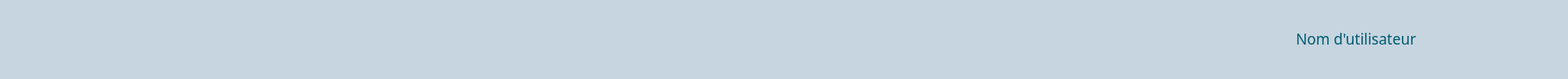
   <widget class="QWidget" name="up" native="true">
    <property name="geometry">
     <rect>
      <x>-9</x>
      <y>-9</y>
      <width>2011</width>
      <height>101</height>
     </rect>
    </property>
    <property name="styleSheet">
     <string notr="true">background-color: rgb(199, 213, 224);</string>
    </property>
    <widget class="QLabel" name="label">
     <property name="geometry">
      <rect>
       <x>160</x>
       <y>15</y>
       <width>211</width>
       <height>61</height>
      </rect>
     </property>
     <property name="text">
      <string/>
     </property>
     <property name="pixmap">
      <pixmap resource="image.qrc">:/new/prefix1/logo.png</pixmap>
     </property>
     <property name="scaledContents">
      <bool>true</bool>
     </property>
    </widget>
    <widget class="QLabel" name="label_7">
     <property name="geometry">
      <rect>
       <x>30</x>
       <y>29</y>
       <width>51</width>
       <height>51</height>
      </rect>
     </property>
     <property name="text">
      <string/>
     </property>
     <property name="pixmap">
      <pixmap resource="image.qrc">:/new/prefix1/icon menu.png</pixmap>
     </property>
     <property name="scaledContents">
      <bool>true</bool>
     </property>
    </widget>
    <widget class="QPushButton" name="pushButton">
     <property name="geometry">
      <rect>
       <x>1830</x>
       <y>25</y>
       <width>75</width>
       <height>51</height>
      </rect>
     </property>
     <property name="cursor">
      <cursorShape>PointingHandCursor</cursorShape>
     </property>
     <property name="text">
      <string/>
     </property>
     <property name="icon">
      <iconset resource="image.qrc">
       <normaloff>:/new/prefix1/icon utilisateur.png</normaloff>:/new/prefix1/icon utilisateur.png</iconset>
     </property>
     <property name="iconSize">
      <size>
       <width>45</width>
       <height>45</height>
      </size>
     </property>
     <property name="flat">
      <bool>true</bool>
     </property>
    </widget>
    <widget class="QLineEdit" name="lineEdit">
     <property name="geometry">
      <rect>
       <x>1660</x>
       <y>24</y>
       <width>161</width>
       <height>51</height>
      </rect>
     </property>
     <property name="font">
      <font>
       <family>Arial Rounded MT Bold</family>
       <pointsize>14</pointsize>
      </font>
     </property>
     <property name="styleSheet">
      <string notr="true">color: rgb(0, 90, 113);</string>
     </property>
     <property name="text">
      <string>Nom d'utilisateur</string>
     </property>
     <property name="frame">
      <bool>false</bool>
     </property>
     <property name="readOnly">
      <bool>true</bool>
     </property>
     <property name="clearButtonEnabled">
      <bool>false</bool>
     </property>
    </widget>
   </widget>
